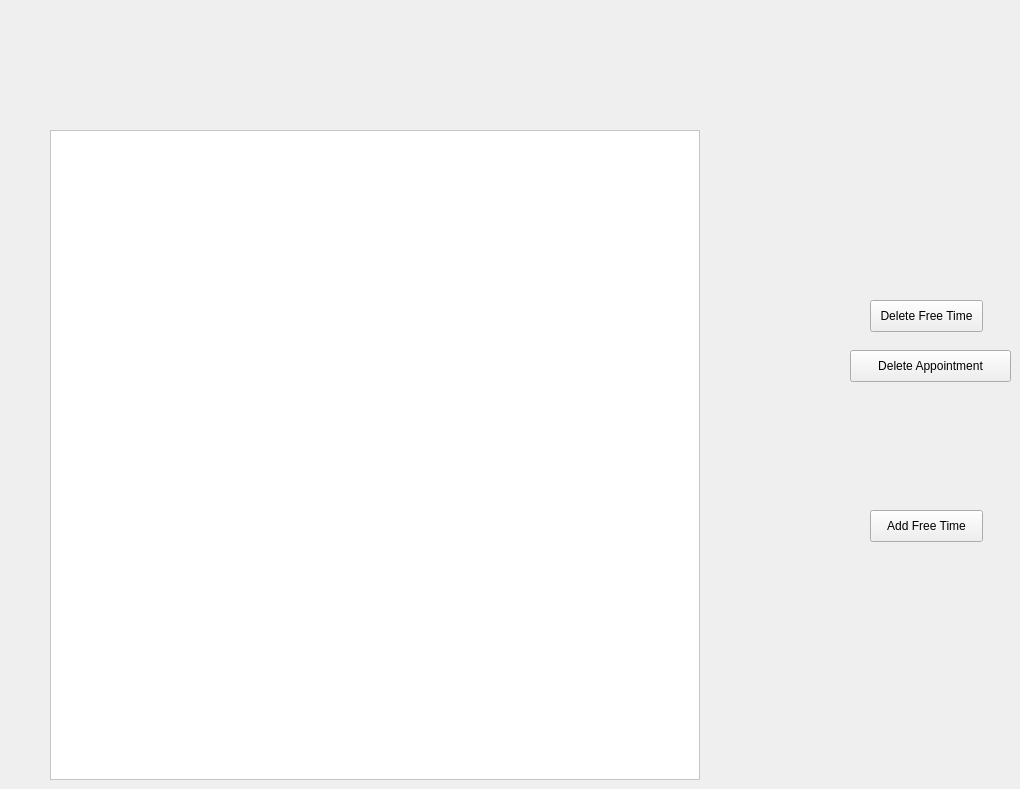
      <widget class="QWidget" name="Reception_Page">
       <widget class="QTableWidget" name="reception_table">
        <property name="geometry">
         <rect>
          <x>50</x>
          <y>130</y>
          <width>650</width>
          <height>650</height>
         </rect>
        </property>
        <property name="sizePolicy">
         <sizepolicy hsizetype="Fixed" vsizetype="Fixed">
          <horstretch>0</horstretch>
          <verstretch>0</verstretch>
         </sizepolicy>
        </property>
        <property name="minimumSize">
         <size>
          <width>650</width>
          <height>650</height>
         </size>
        </property>
        <property name="styleSheet">
         <string notr="true">background-color: white;</string>
        </property>
       </widget>
       <widget class="QPushButton" name="delete_freetime_btn">
        <property name="geometry">
         <rect>
          <x>870</x>
          <y>300</y>
          <width>113</width>
          <height>32</height>
         </rect>
        </property>
        <property name="text">
         <string>Delete Free Time</string>
        </property>
       </widget>
       <widget class="QPushButton" name="add_freetime_btn">
        <property name="geometry">
         <rect>
          <x>870</x>
          <y>510</y>
          <width>113</width>
          <height>32</height>
         </rect>
        </property>
        <property name="text">
         <string>Add Free Time</string>
        </property>
       </widget>
       <widget class="QPushButton" name="clear_time_btn">
        <property name="geometry">
         <rect>
          <x>850</x>
          <y>350</y>
          <width>161</width>
          <height>32</height>
         </rect>
        </property>
        <property name="text">
         <string>Delete Appointment</string>
        </property>
       </widget>
      </widget>
